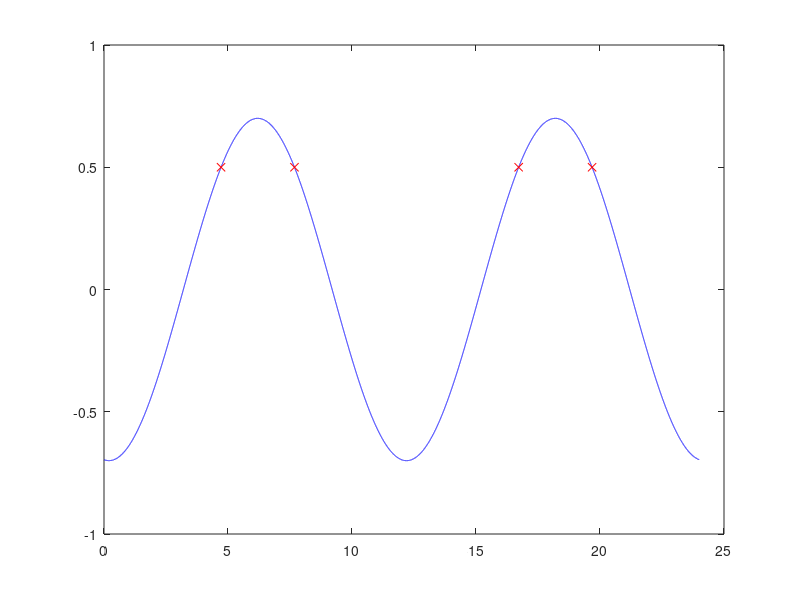

Recreate this plot in MATLAB.
t=0:0.001:24; %t-verdiens definisjonsmengde
Funk = @(t) 0.7*sin((pi/6)*(t-3.2));%Deklarer funksjonen
plot(t,Funk(t),'b') %Plotter funksjonen i en figur
hold on


%Setter inn de ulike t-verdiene vi fant
t1=4.7194;
t2=7.6803;
t3=16.7194;
t4=19.6803;

%Plotter inn alle punktene med y=1/2 og de ulike t-verdiene
plot(t1,1/2,'rx')
plot(t2,1/2,'rx')
plot(t3,1/2,'rx')
plot(t4,1/2,'rx')